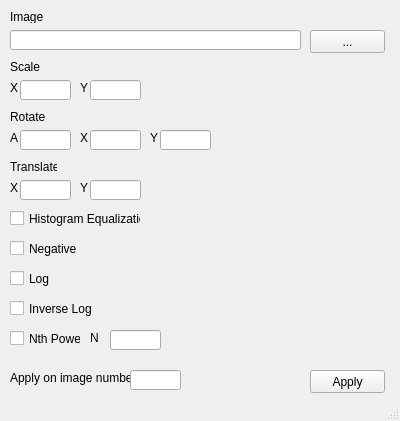
<?xml version="1.0" encoding="UTF-8"?>
<ui version="4.0">
 <class>MainWindow</class>
 <widget class="QMainWindow" name="MainWindow">
  <property name="geometry">
   <rect>
    <x>0</x>
    <y>0</y>
    <width>400</width>
    <height>421</height>
   </rect>
  </property>
  <property name="windowTitle">
   <string>MainWindow</string>
  </property>
  <widget class="QWidget" name="centralWidget">
   <widget class="QLabel" name="label">
    <property name="geometry">
     <rect>
      <x>10</x>
      <y>60</y>
      <width>47</width>
      <height>13</height>
     </rect>
    </property>
    <property name="text">
     <string>Scale</string>
    </property>
   </widget>
   <widget class="QLineEdit" name="scaleX">
    <property name="geometry">
     <rect>
      <x>20</x>
      <y>80</y>
      <width>51</width>
      <height>20</height>
     </rect>
    </property>
   </widget>
   <widget class="QLineEdit" name="scaleY">
    <property name="geometry">
     <rect>
      <x>90</x>
      <y>80</y>
      <width>51</width>
      <height>20</height>
     </rect>
    </property>
   </widget>
   <widget class="QLabel" name="label_2">
    <property name="geometry">
     <rect>
      <x>10</x>
      <y>80</y>
      <width>16</width>
      <height>16</height>
     </rect>
    </property>
    <property name="text">
     <string>X</string>
    </property>
   </widget>
   <widget class="QLabel" name="label_3">
    <property name="geometry">
     <rect>
      <x>80</x>
      <y>80</y>
      <width>16</width>
      <height>16</height>
     </rect>
    </property>
    <property name="text">
     <string>Y</string>
    </property>
   </widget>
   <widget class="QLabel" name="label_4">
    <property name="geometry">
     <rect>
      <x>10</x>
      <y>130</y>
      <width>16</width>
      <height>16</height>
     </rect>
    </property>
    <property name="text">
     <string>A</string>
    </property>
   </widget>
   <widget class="QLineEdit" name="rotateX">
    <property name="geometry">
     <rect>
      <x>90</x>
      <y>130</y>
      <width>51</width>
      <height>20</height>
     </rect>
    </property>
   </widget>
   <widget class="QLineEdit" name="rotateAngle">
    <property name="geometry">
     <rect>
      <x>20</x>
      <y>130</y>
      <width>51</width>
      <height>20</height>
     </rect>
    </property>
   </widget>
   <widget class="QLabel" name="label_5">
    <property name="geometry">
     <rect>
      <x>80</x>
      <y>130</y>
      <width>16</width>
      <height>16</height>
     </rect>
    </property>
    <property name="text">
     <string>X</string>
    </property>
   </widget>
   <widget class="QLabel" name="label_6">
    <property name="geometry">
     <rect>
      <x>10</x>
      <y>110</y>
      <width>47</width>
      <height>13</height>
     </rect>
    </property>
    <property name="text">
     <string>Rotate</string>
    </property>
   </widget>
   <widget class="QLineEdit" name="rotateY">
    <property name="geometry">
     <rect>
      <x>160</x>
      <y>130</y>
      <width>51</width>
      <height>20</height>
     </rect>
    </property>
   </widget>
   <widget class="QLabel" name="label_7">
    <property name="geometry">
     <rect>
      <x>150</x>
      <y>130</y>
      <width>16</width>
      <height>16</height>
     </rect>
    </property>
    <property name="text">
     <string>Y</string>
    </property>
   </widget>
   <widget class="QLabel" name="label_8">
    <property name="geometry">
     <rect>
      <x>10</x>
      <y>180</y>
      <width>16</width>
      <height>16</height>
     </rect>
    </property>
    <property name="text">
     <string>X</string>
    </property>
   </widget>
   <widget class="QLineEdit" name="translateY">
    <property name="geometry">
     <rect>
      <x>90</x>
      <y>180</y>
      <width>51</width>
      <height>20</height>
     </rect>
    </property>
   </widget>
   <widget class="QLineEdit" name="translateX">
    <property name="geometry">
     <rect>
      <x>20</x>
      <y>180</y>
      <width>51</width>
      <height>20</height>
     </rect>
    </property>
   </widget>
   <widget class="QLabel" name="label_9">
    <property name="geometry">
     <rect>
      <x>80</x>
      <y>180</y>
      <width>16</width>
      <height>16</height>
     </rect>
    </property>
    <property name="text">
     <string>Y</string>
    </property>
   </widget>
   <widget class="QLabel" name="label_10">
    <property name="geometry">
     <rect>
      <x>10</x>
      <y>160</y>
      <width>47</width>
      <height>13</height>
     </rect>
    </property>
    <property name="text">
     <string>Translate</string>
    </property>
   </widget>
   <widget class="QLabel" name="label_11">
    <property name="geometry">
     <rect>
      <x>10</x>
      <y>10</y>
      <width>47</width>
      <height>13</height>
     </rect>
    </property>
    <property name="text">
     <string>Image</string>
    </property>
   </widget>
   <widget class="QLineEdit" name="imagePath">
    <property name="geometry">
     <rect>
      <x>10</x>
      <y>30</y>
      <width>291</width>
      <height>20</height>
     </rect>
    </property>
   </widget>
   <widget class="QPushButton" name="pushButton">
    <property name="geometry">
     <rect>
      <x>310</x>
      <y>30</y>
      <width>75</width>
      <height>23</height>
     </rect>
    </property>
    <property name="text">
     <string>...</string>
    </property>
   </widget>
   <widget class="QCheckBox" name="histogramEqualization">
    <property name="geometry">
     <rect>
      <x>10</x>
      <y>210</y>
      <width>131</width>
      <height>17</height>
     </rect>
    </property>
    <property name="text">
     <string>Histogram Equalization</string>
    </property>
   </widget>
   <widget class="QCheckBox" name="negative">
    <property name="geometry">
     <rect>
      <x>10</x>
      <y>240</y>
      <width>131</width>
      <height>17</height>
     </rect>
    </property>
    <property name="text">
     <string>Negative</string>
    </property>
   </widget>
   <widget class="QCheckBox" name="log">
    <property name="geometry">
     <rect>
      <x>10</x>
      <y>270</y>
      <width>131</width>
      <height>17</height>
     </rect>
    </property>
    <property name="text">
     <string>Log</string>
    </property>
   </widget>
   <widget class="QCheckBox" name="inverseLog">
    <property name="geometry">
     <rect>
      <x>10</x>
      <y>300</y>
      <width>131</width>
      <height>17</height>
     </rect>
    </property>
    <property name="text">
     <string>Inverse Log</string>
    </property>
   </widget>
   <widget class="QCheckBox" name="nthPower">
    <property name="geometry">
     <rect>
      <x>10</x>
      <y>330</y>
      <width>71</width>
      <height>17</height>
     </rect>
    </property>
    <property name="text">
     <string>Nth Power</string>
    </property>
   </widget>
   <widget class="QLineEdit" name="n">
    <property name="geometry">
     <rect>
      <x>110</x>
      <y>330</y>
      <width>51</width>
      <height>20</height>
     </rect>
    </property>
   </widget>
   <widget class="QLabel" name="label_12">
    <property name="geometry">
     <rect>
      <x>90</x>
      <y>330</y>
      <width>16</width>
      <height>16</height>
     </rect>
    </property>
    <property name="text">
     <string>N</string>
    </property>
   </widget>
   <widget class="QLabel" name="label_13">
    <property name="geometry">
     <rect>
      <x>10</x>
      <y>370</y>
      <width>121</width>
      <height>16</height>
     </rect>
    </property>
    <property name="text">
     <string>Apply on image number</string>
    </property>
   </widget>
   <widget class="QLineEdit" name="imageNumber">
    <property name="geometry">
     <rect>
      <x>130</x>
      <y>370</y>
      <width>51</width>
      <height>20</height>
     </rect>
    </property>
   </widget>
   <widget class="QPushButton" name="apply">
    <property name="geometry">
     <rect>
      <x>310</x>
      <y>370</y>
      <width>75</width>
      <height>23</height>
     </rect>
    </property>
    <property name="text">
     <string>Apply</string>
    </property>
   </widget>
  </widget>
  <widget class="QStatusBar" name="statusBar"/>
 </widget>
 <layoutdefault spacing="6" margin="11"/>
 <resources/>
 <connections/>
</ui>
